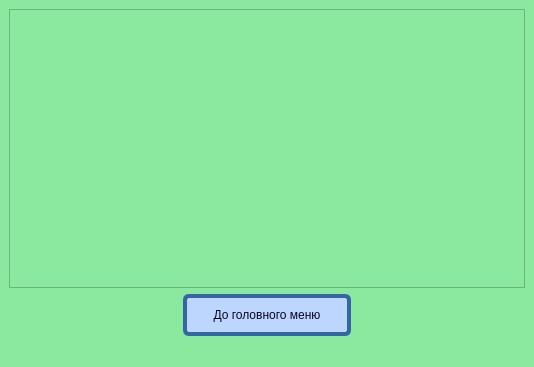
<?xml version="1.0" encoding="UTF-8"?>
<ui version="4.0">
 <class>Results</class>
 <widget class="QMainWindow" name="Results">
  <property name="geometry">
   <rect>
    <x>0</x>
    <y>0</y>
    <width>534</width>
    <height>367</height>
   </rect>
  </property>
  <property name="windowTitle">
   <string>MainWindow</string>
  </property>
  <property name="styleSheet">
   <string notr="true">background-color: rgb(139,233,159);
color: rgb(85, 13, 57);</string>
  </property>
  <widget class="QWidget" name="centralwidget">
   <layout class="QVBoxLayout" name="verticalLayout">
    <item>
     <widget class="QTableWidget" name="tableWidget">
      <property name="selectionMode">
       <enum>QAbstractItemView::NoSelection</enum>
      </property>
     </widget>
    </item>
    <item>
     <layout class="QHBoxLayout" name="horizontalLayout">
      <item>
       <widget class="QLabel" name="label">
        <property name="text">
         <string/>
        </property>
       </widget>
      </item>
      <item>
       <widget class="QPushButton" name="pushButton">
        <property name="styleSheet">
         <string notr="true">QPushButton:hover{
	border-width: 0px;
	border-radius: 20%;
}
QPushButton {
	border: 4px solid;
	border-color: rgb(52, 101, 164);
	border-radius: 6px;
	background-color: rgb(189, 214, 254);
	color: rgb(9, 4, 32);
	padding: 10px;
	outline: none;
}

QPushButton:flat {
	border: none; 
}

QPushButton:default {
border-color: rgb(92, 53, 102);
}

QPushButton:disabled{
background-color: rgb(211, 215, 207);
}</string>
        </property>
        <property name="text">
         <string>До головного меню</string>
        </property>
       </widget>
      </item>
      <item>
       <widget class="QLabel" name="label_2">
        <property name="text">
         <string/>
        </property>
       </widget>
      </item>
     </layout>
    </item>
   </layout>
  </widget>
  <widget class="QMenuBar" name="menubar">
   <property name="geometry">
    <rect>
     <x>0</x>
     <y>0</y>
     <width>534</width>
     <height>22</height>
    </rect>
   </property>
  </widget>
  <widget class="QStatusBar" name="statusbar"/>
 </widget>
 <resources/>
 <connections/>
</ui>
